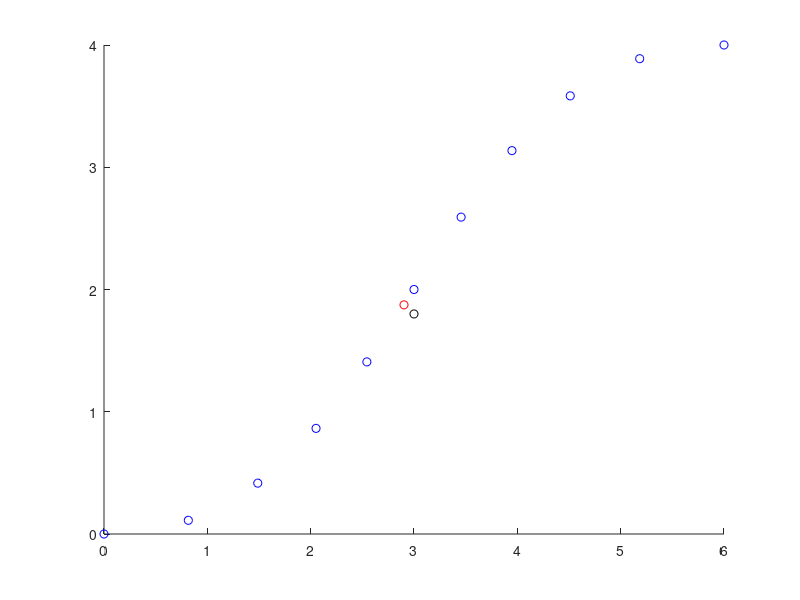
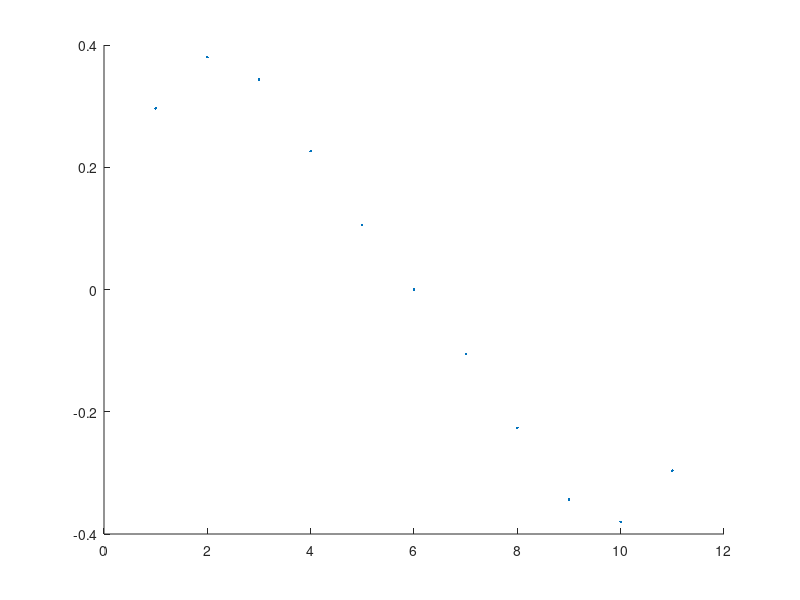

These figures' MATLAB source, in order:
clear all;
clc;
close all;
%生成曲线
P0 = [0 0];
P3 = [6 4];
p0x = P0(1);
p0y = P0(2);
p3x = P3(1);
p3y = P3(2);

dist = sqrt((p3x - p0x)^2 + (p3y - p0y)^2) / 3;
p1x = 3;
p1y = 0;
p2x = 3;
p2y = 4;

p0yaw = atan2(p1y - p0y,p1x - p0x);
p3yaw = atan2(p3y - p2y,p3x - p2x);
    
P1 = [p1x p1y];
P2 = [p2x p2y];

B = [0 0]';
B_derivative = [0 0]';
B_second_derivative = [0,0]';
B_kappa = [0];
i = 1;
t = 0;
while t <= 1

    B(:,i) = P0'.*(1-t)^3 + 3*P1'.*t*(1-t)^2 + 3*P2'.*t^2*(1-t) + P3'.*t^3;
    B_derivative(:,i) =  3 * (1 - t)^2*(P1' - P0') + 6 * (1 -t) * t * (P2' - P1') + 3 * t^2 * (P3' - P2');
    B_second_derivative(:,i) = 6*(1-t)*(P2' - 2*P1' + P0') + 6*t*(P3' - 2*P2' + P1');
    %曲率K,直接从轨迹中获取,和用矩阵计算公式算出来一样
    B_kappa(i) = (B_derivative(1,i) * B_second_derivative(2,i) - B_second_derivative(1,i) * B_derivative(2,i))/(B_derivative(1,i)^2 + B_derivative(2,i)^2)^(3/2);
    i = i + 1;
    t = t + 0.1;

end
%计算曲线heading
B_heading = [];
for i = 1:length(B)-1
    dy = B(2,i+1) - B(2,i);
    dx = B(1,i+1) - B(1,i);
%     dy = B(2,i) - B(2,i + 1);
%     dx = B(1,i) - B(1,i + 1);
    B_heading =[B_heading;atan2(dy,dx)];
    
end
B_heading = [B_heading;p3yaw];

%待投影点
robot_x = 3;
robot_y = 1.8;

%找到匹配点
min_dist_match_point = inf;
min_index_match_point = 1;
for i = 1:length(B)
    dx = B(1,i) - robot_x;
    dy = B(2,i) - robot_y;
    dist_match_point_to_set_point = sqrt(dx^2 + dy^2);
    if dist_match_point_to_set_point < min_dist_match_point
       min_dist_match_point = dist_match_point_to_set_point;
       min_index_match_point = i;
    end
    
end


match_point_x = B(1,min_index_match_point);
match_point_y = B(2,min_index_match_point);
match_point_heading = B_heading(min_index_match_point);
match_point_kappa = B_kappa(min_index_match_point);


%计算匹配点的方向向量与法向量
vector_match_point = [match_point_x;match_point_y];
vector_match_point_direction = [cos(match_point_heading);sin(match_point_heading)];

%声明待投影点的位失
vector_r = [robot_x;robot_y];

%通过匹配点计算投影点
vector_d = vector_r - vector_match_point;
ds = vector_d' * vector_match_point_direction;
vector_proj_point = vector_match_point + ds * vector_match_point_direction
proj_heading = match_point_heading + match_point_kappa * ds
proj_kappa = match_point_kappa

figure(1);
hold on;
scatter(B(1,:),B(2,:),'b');%曲线点
scatter(robot_x,robot_y,'k');%机器人位置
scatter(vector_proj_point(1),vector_proj_point(2),'r');%投影点位置
figure(2)
hold on;
plot(B_kappa,'.')


